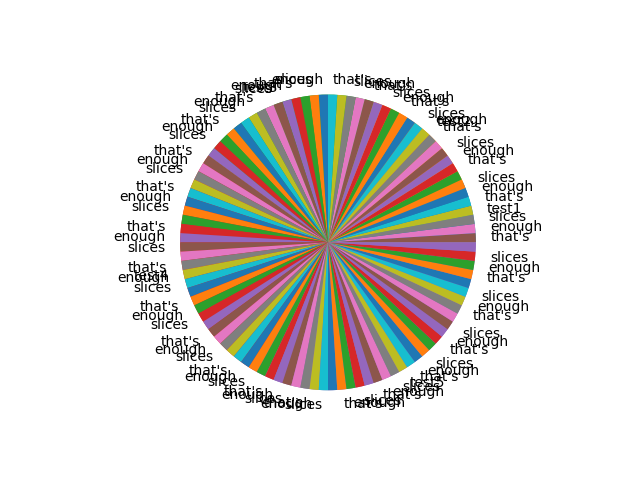

Recreate this plot in Python.
import matplotlib.pyplot as plt

slices = [3, 6, 9, 12, 15]
things = ['test1', 'test2', 'test3', 'test4', 'test5']
a = [1]*100
b = ["that's", "enough", "slices", ""]*25

plt.pie(slices, labels=things)
plt.pie(a, labels=b)
plt.savefig("pie chart.png")
